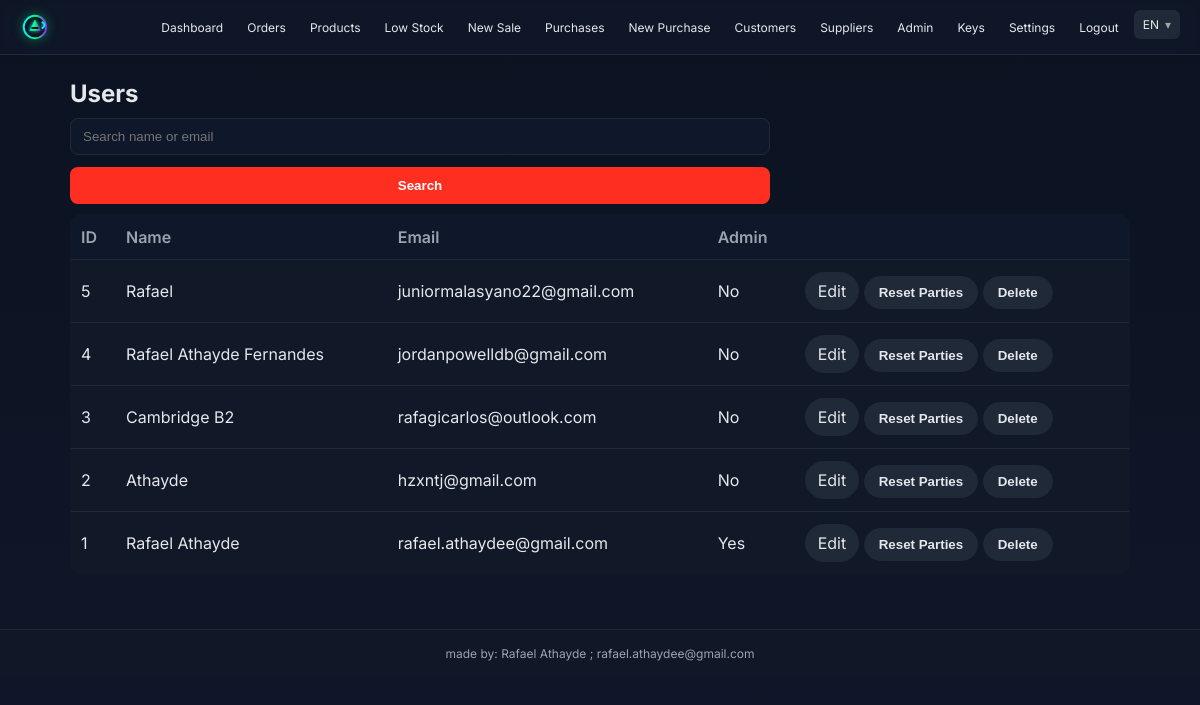
The app's page /admin/users (signed in) with its own data.
### inventory_app/app.py (models this page shows)
class User(db.Model):
    id = db.Column(db.Integer, primary_key=True)
    email = db.Column(db.String(255), unique=True, nullable=False)
    password_hash = db.Column(db.String(255), nullable=False)
    name = db.Column(db.String(255))
    created_at = db.Column(db.DateTime, default=datetime.utcnow)
    is_admin = db.Column(db.Boolean, default=False)
    theme_primary_color = db.Column(db.String(16), default="#3b82f6")

### inventory_app/app.py (the view)
@app.route("/admin/users")
@require_login
@require_admin
def admin_users():
    q = request.args.get("q","").strip().lower()
    query = User.query
    if q:
        like = f"%{q}%"
        query = query.filter(or_(func.lower(User.name).like(like), func.lower(User.email).like(like)))
    users = query.order_by(User.created_at.desc()).all()
    return render_template("admin_users.html", users=users, q=q)

### inventory_app/app.py (called while the page is built)
def get_lang():
    l = session.get("lang", "en")
    return l if l in ("en", "pt") else "en"

def t(key):
    lang = get_lang()
    m = TRANSLATIONS.get(lang, {})
    return m.get(key, key)

def require_login(f):
    @wraps(f)
    def wrapper(*args, **kwargs):
        if not session.get("uid"):
            return redirect(url_for("auth_login"))
        return f(*args, **kwargs)
    return wrapper

def current_user():
    uid = session.get("uid")
    return User.query.get(uid) if uid else None

@app.context_processor
def inject_globals():
    u = current_user()
    return {
        "user": u,
        "is_admin": bool(u and u.is_admin),
        "logged_in": bool(session.get("uid")),
        "paid_access": bool(u and has_active_access(u.id)),
        "t": t,
        "lang": get_lang()
    }

def require_admin(f):
    @wraps(f)
    def wrapper(*args, **kwargs):
        uid = session.get("uid")
        u = User.query.get(uid) if uid else None
        if not u or not u.is_admin:
            return redirect(url_for("dashboard"))
        return f(*args, **kwargs)
    return wrapper

def has_active_access(uid):
    now = datetime.utcnow()
    q = LicenseKey.query.filter(LicenseKey.redeemed_by_user_id == uid, LicenseKey.status == "active")
    q = q.filter((LicenseKey.expires_at == None) | (LicenseKey.expires_at > now))
    return q.first() is not None

### inventory_app/templates/admin_users.html
{% extends "base.html" %}
{% block content %}
<h1>{{ t('Users') }}</h1>
<form method="get">
  <input type="text" name="q" value="{{ q }}" placeholder="Search name or email">
  <button type="submit">Search</button>
</form>
<table>
  <tr><th>ID</th><th>Name</th><th>Email</th><th>Admin</th><th></th></tr>
  {% for u in users %}
  <tr>
    <td>{{ u.id }}</td>
    <td>{{ u.name }}</td>
    <td>{{ u.email }}</td>
    <td>{{ 'Yes' if u.is_admin else 'No' }}</td>
    <td>
      <a class="edit-btn" href="{{ url_for('admin_user_edit', uid=u.id) }}">Edit</a>
      <form method="post" action="{{ url_for('admin_user_reset_parties', uid=u.id) }}" style="display:inline" onsubmit="return confirm('Reset customers and suppliers for this user?')">
        <button class="pill-btn" type="submit">Reset Parties</button>
      </form>
      <form method="post" action="{{ url_for('admin_user_delete', uid=u.id) }}" style="display:inline" onsubmit="return confirm('Delete this user and all their data?')">
        <button class="pill-btn" type="submit">Delete</button>
      </form>
    </td>
  </tr>
  {% endfor %}
</table>
{% endblock %}

### inventory_app/static/style.css (style rules this page uses)
:root { --bg:#0f172a; --surface:#0b1220; --panel:#111827; --muted:#9ca3af; --text:#e5e7eb; --border:#1f2937; --primary:#3b82f6; --primary-contrast:#ffffff }
* { box-sizing:border-box }
html,body { height:100% }
body { margin:0; background:linear-gradient(180deg,#0b1220 0%,#0f172a 100%); color:var(--text); font-family:'Inter',system-ui,-apple-system,Segoe UI,Roboto,Helvetica,Arial,sans-serif; -webkit-font-smoothing:antialiased; -moz-osx-font-smoothing:grayscale }
h1,h2 { margin:0 0 10px }
h1 { font-size:24px }
table { width:100%; border-collapse:collapse; margin-top:10px; background:var(--panel); border:1px solid var(--border); border-radius:12px; overflow:hidden }
th,td { padding:12px 10px;text-align:left;border-bottom:1px solid var(--border) }
th { background:#0f172a;color:var(--muted);font-weight:600 }
form { display:flex; flex-direction:column; gap:12px; max-width:700px }
input,select,button { padding:10px 12px; border-radius:8px; border:1px solid var(--border); background:#0f172a; color:var(--text) }
button { background:var(--primary); color:var(--primary-contrast); border-color:transparent; font-weight:600; cursor:pointer }
.edit-btn { display:inline-block; padding:8px 12px; border-radius:999px; background:#1f2937; color:var(--text); text-decoration:none; border:1px solid var(--border) }
.pill-btn { display:inline-block; padding:8px 14px; border-radius:999px; background:#1f2937; color:var(--text); border:1px solid var(--border); cursor:pointer }

### records on screen
User: id "5", name "Rafael", email "juniormalasyano22@gmail.com", is_admin "No"
User: id "4", name "Rafael Athayde Fernandes", email "jordanpowelldb@gmail.com", is_admin "No"
User: id "3", name "Cambridge B2", email "rafagicarlos@outlook.com", is_admin "No"
User: id "2", name "Athayde", email "hzxntj@gmail.com", is_admin "No"
User: id "1", name "Rafael Athayde", email "rafael.athaydee@gmail.com", is_admin "Yes"

### other values on screen
{{ t('Dashboard') }} "Dashboard"
{{ t('Orders') }} "Orders"
{{ t('Products') }} "Products"
{{ t('Low Stock') }} "Low Stock"
{{ t('New Sale') }} "New Sale"
{{ t('Purchases') }} "Purchases"
{{ t('New Purchase') }} "New Purchase"
{{ t('Customers') }} "Customers"
{{ t('Suppliers') }} "Suppliers"
{{ t('Admin') }} "Admin"
{{ t('Keys') }} "Keys"
{{ t('Settings') }} "Settings"
{{ t('Logout') }} "Logout"
{{ lang|upper }} "EN"
{{ t('Users') }} "Users"
